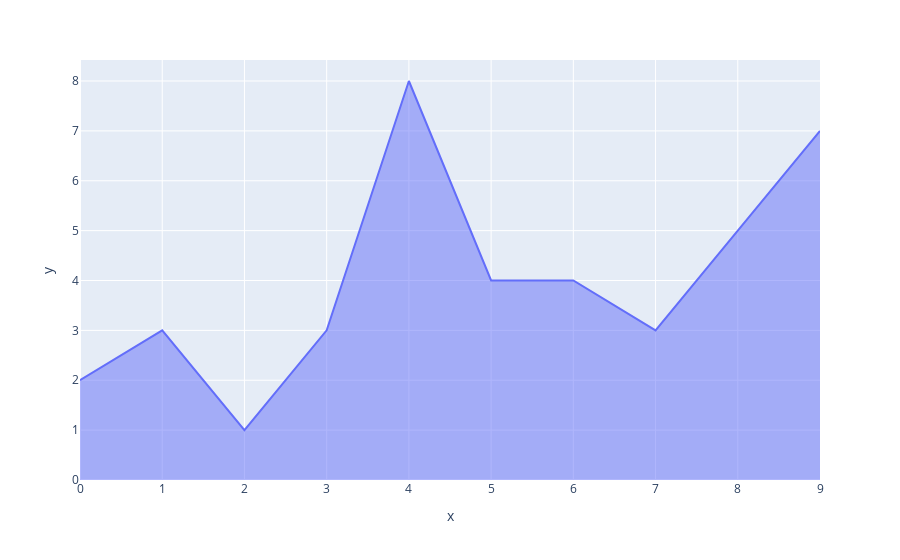

The notebook cell this image was saved under:
### Code cell
px.area(x=x,y=y)

### Figure 1 — Plotly figure (JSON) as saved in the notebook; plotly's stock layout.template omitted (floating-point values rounded to 4 significant figures)
{"data": [{"fillpattern": {"shape": ""}, "hovertemplate": "x=%{x}<br>y=%{y}<extra></extra>", "legendgroup": "", "line": {"color": "#636efa"}, "marker": {"symbol": "circle"}, "mode": "lines", "name": "", "orientation": "v", "showlegend": false, "stackgroup": "1", "type": "scatter", "x": [0, 1, 2, 3, 4, 5, 6, 7, 8, 9], "xaxis": "x", "y": [2, 3, 1, 3, 8, 4, 4, 3, 5, 7], "yaxis": "y"}], "layout": {"legend": {"tracegroupgap": 0}, "margin": {"t": 60}, "xaxis": {"anchor": "y", "domain": [0, 1], "title": {"text": "x"}}, "yaxis": {"anchor": "x", "domain": [0, 1], "title": {"text": "y"}}}}
